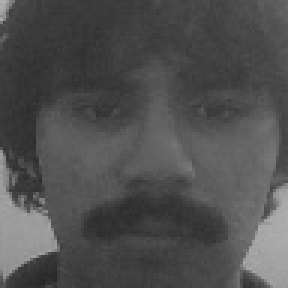
#> input picture dataset/Abhay/1768673650719.jpg, 96 x 96 px, given in place of the camera (shown 3 times larger)
$ python -i face_dataset_collector.py   (imports and definitions only)
#> lines starting #> are read from the running program, lines starting #| are printed output that depends on the picture; after the words box and inside, x2 and y2 are one past the last pixel; in counts of white or black regions, pixels touching at a corner belong together
import cv2
import os
import argparse
import time

def create_dataset(class_name, num_samples=100, is_background=False):
#> called with class_name = 'dataset/Abhay/1768673650719.jpg', num_samples = 100, is_background = False
    output_dir = f"dataset/{class_name}"
    if not os.path.exists(output_dir):
        os.makedirs(output_dir)
        print(f"Created directory: {output_dir}")
    else:
        print(f"Directory exists: {output_dir}. Appending new images.")

    face_cascade = cv2.CascadeClassifier(cv2.data.haarcascades + 'haarcascade_frontalface_default.xml')

    cap = cv2.VideoCapture(0)

    if not cap.isOpened():
        print("Error: Could not open webcam.")
        return

    count = 0
    print(f"Collecting {num_samples} samples for '{class_name}'...")
    if is_background:
        print("Note: Running in BACKGROUND mode (No face detection). Capturing center crops.")
    print("Press 's' to start/pause saving, 'q' to quit.")

    saving = False

    while True:
        ret, frame = cap.read()
#> frame is the input picture: shape (96, 96, 3); min 39, max 176, mean 79.8
        if not ret:
            break

        gray = cv2.cvtColor(frame, cv2.COLOR_BGR2GRAY)

        if is_background:
            h, w = frame.shape[:2]
            crop_size = 300
            start_y = max(0, (h - crop_size) // 2)
            start_x = max(0, (w - crop_size) // 2)
            faces = [(start_x, start_y, crop_size, crop_size)]
        else:
            faces = face_cascade.detectMultiScale(gray, scaleFactor=1.3, minNeighbors=5)
#> faces = [[5, 4, 89, 89]]

        for (x, y, w, h) in faces:
            color = (0, 255, 0) if saving else (0, 0, 255)
            cv2.rectangle(frame, (x, y), (x + w, y + h), color, 2)

            if saving and count < num_samples:
                face_img = gray[y:y+h, x:x+w]
                if face_img.size > 0:
                    face_resized = cv2.resize(face_img, (96, 96))

                    timestamp = int(time.time() * 1000)
                    file_path = f"{output_dir}/{timestamp}.jpg"
                    cv2.imwrite(file_path, face_resized)

                    count += 1
                    time.sleep(0.1)
#> this loop made 1 pass
#> (x, y, w, h, color) on pass 1: (5, 4, 89, 89, (0, 0, 255))
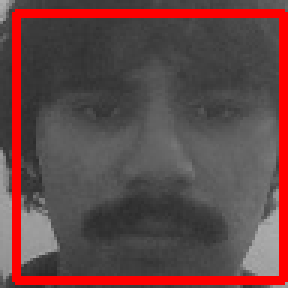
#> frame: shape (96, 96, 3) (shown 3 times larger); 11.55% of pixels changed, all inside (x1, y1, x2, y2) = (4, 3, 96, 95)
#> after the loop, count = 0

        cv2.putText(frame, f"Samples: {count}/{num_samples}", (10, 30), cv2.FONT_HERSHEY_SIMPLEX, 0.7, (255, 255, 255), 2)
        status_text = "SAVING" if saving else "PAUSED (Press 's')"
        cv2.putText(frame, status_text, (10, 60), cv2.FONT_HERSHEY_SIMPLEX, 0.7, (0, 255, 255) if saving else (0, 0, 255), 2)
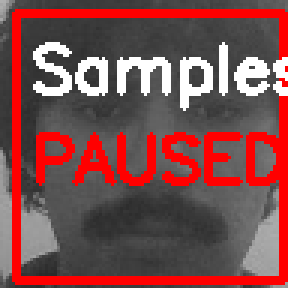
#> frame: shape (96, 96, 3) (shown 3 times larger); mean B, G, R 77, 77, 125

        cv2.imshow("Dataset Collector", frame)

        key = cv2.waitKey(1) & 0xFF
#> (key q is pressed here)
        if key == ord('q'):
            break
        elif key == ord('s'):
            saving = not saving

        if count >= num_samples:
            print("Collection complete!")
            break

    cap.release()
    cv2.destroyAllWindows()

# [8 lines not run here, left out]

>>> result = create_dataset('dataset/Abhay/1768673650719.jpg')
